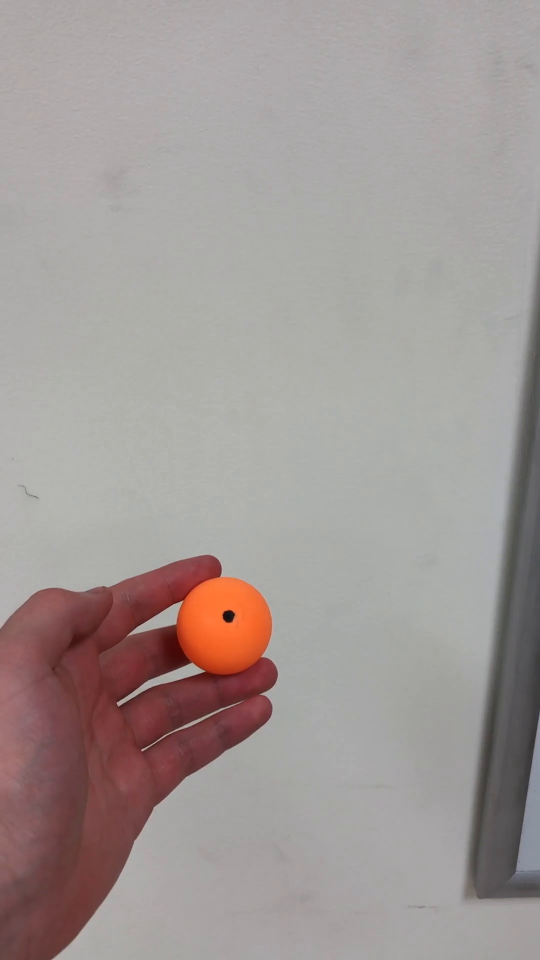
#> input picture frame 6 of python/IMG_0930.mp4, 1080 x 1920 px, given in place of Here.mp4, which was not available (shown at 1/2 size)
$ python quant.py   (older library calls are emulated)
#> lines starting #> are read from the running program, lines starting #| are printed output that depends on the picture; after the words box and inside, x2 and y2 are one past the last pixel; in counts of white or black regions, pixels touching at a corner belong together; pictures that were not available may be replaced by others from this repository, and a replacement may not be noted
import cv2
import numpy as np
# from scipy.misc import bytescale

cap = cv2.VideoCapture('/Your/Path/Here.mp4')
# cap = cv2.VideoCapture(0)

first_iter = True
backSub = cv2.createBackgroundSubtractorMOG2()
points = []

# print(np.shape(cap))

def quantimage(image,k):
    i = np.float32(image).reshape(-1,3)
    condition = (cv2.TERM_CRITERIA_EPS + cv2.TERM_CRITERIA_MAX_ITER,20,1.0)
    ret,label,center = cv2.kmeans(i, k , None, condition,10,cv2.KMEANS_RANDOM_CENTERS)
    center = np.uint8(center)
    final_img = center[label.flatten()]
    final_img = final_img.reshape(image.shape)
    return final_img

while(1):

    _, frame = cap.read()
#> frame is the input picture: shape (1920, 1080, 3); mean B, G, R 150.2, 152.2, 161.5
    if (_ == False):
        cap.set(cv2.CAP_PROP_POS_FRAMES, 0)
        # for i in range(1, len(points)-1):
        #         print(i, points[i])
        #         if ((points[i+1][0] + points[i+1][1]) != 0):
        #             if ((points[i+1][0] + points[i+1][1]) == 0):
        #                 points[i+1][0] = (2 * points[i][0])-points[i-1][0]
        #                 points[i+1][1] = (2 * points[i][1])-points[i-1][1]
        #             if ((points[i-1][0] + points[i-1][1]) == 0):
        #                 points[i-1][0] = (2 * points[i][0])-points[i+1][0]
        #                 points[i-1][1] = (2 * points[i][1])-points[i+1][1]
    else:
        # frame = frame[100:980,200:1720]
        # cv2.imshow("gray", cv2.cvtColor(frame, cv2.COLOR_BGR2GRAY))

        fgMask = backSub.apply(frame)
#> fgMask: shape (1920, 1080); every value is 127
        cv2.rectangle(frame, (10, 2), (100,20), (255,255,255), -1)
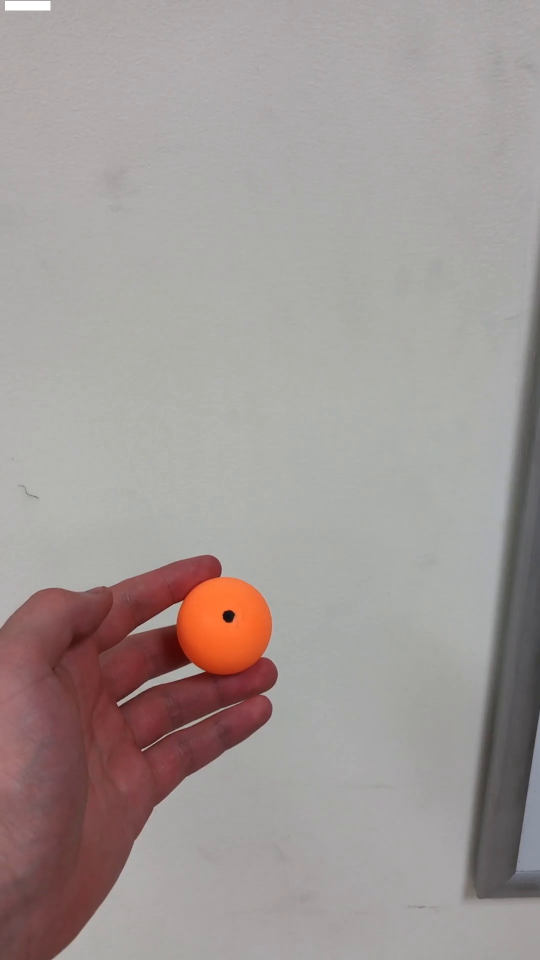
#> frame: shape (1920, 1080, 3) (shown at 1/2 size); 0.08% of pixels changed, all inside (x1, y1, x2, y2) = (10, 2, 101, 21)
        cv2.putText(frame, str(cap.get(cv2.CAP_PROP_POS_FRAMES)), (15, 15), cv2.FONT_HERSHEY_SIMPLEX, 0.5 , (0,0,0))
#> frame: shape (1920, 1080, 3); under 0.01% of pixels changed, all inside (x1, y1, x2, y2) = (17, 5, 40, 16)
        cv2.imshow('FG Mask', fgMask)
        frame = quantimage(frame, 3)
#> in quantimage, `ret,label,center = cv2.kmeans(i, k , None, condition,10,cv2.KMEANS_RAN..`: ret = 641381782.1; center = [[46.32, 100.6, 235.4], [168, 169.3, 170.6], [71.61, 71.45, 109]]
#> in quantimage, `center = np.uint8(center)`: center = [[46, 100, 235], [167, 169, 170], [71, 71, 108]]
#> in quantimage, `final_img = final_img.reshape(image.shape)`:
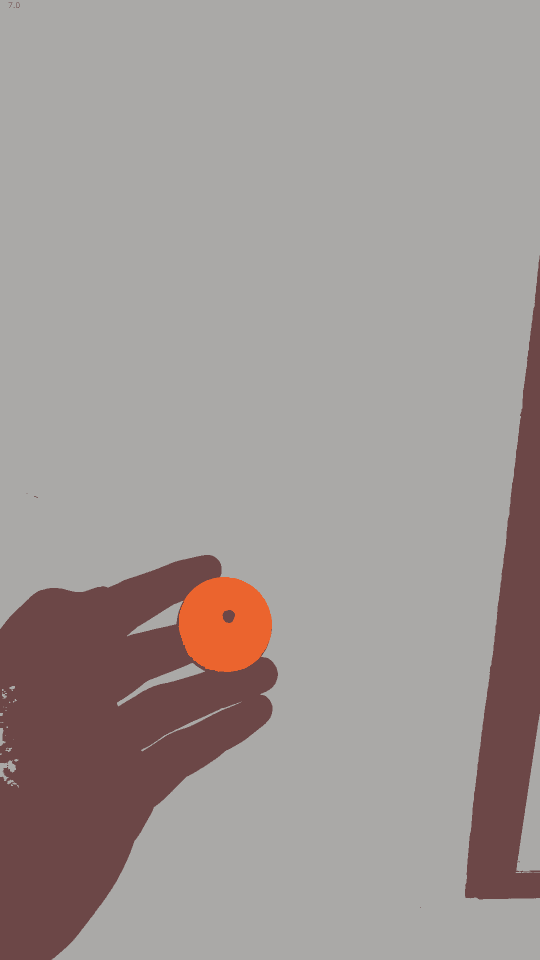
#> final_img: shape (1920, 1080, 3) (shown at 1/2 size); mean B, G, R 149.3, 151.7, 160.5
        cut = cv2.bitwise_and(frame, frame, mask=fgMask)
        cut_blur = cv2.medianBlur(cut, 5)
        cv2.imshow("Cut", cut_blur)

        hsv = cv2.cvtColor(cut, cv2.COLOR_BGR2HSV)
#> hsv: shape (1920, 1080, 3); mean H, S, V 16.5, 21.4, 160.5

        # [6 lines of commented-out code are left out]
        lower_white = np.array([12, 150, 200], dtype=np.uint8) # closest
        upper_white = np.array([20, 255, 255], dtype=np.uint8) # closest
        # [78 lines of commented-out code are left out]
        cv2.imshow('frame',frame)

        # fps = cap.get(cv2.CAP_PROP_FPS)
        # print("Frames per second using video.get(cv2.CAP_PROP_FPS) : {0}".format(fps))

        key = cv2.waitKey(1)
#> (key q is pressed here)
        if key == ord('q'):
            break
        if key == ord('p'):
            cv2.waitKey(-1) #wait until any key is pressed

cv2.destroyAllWindows()

$ run again, starting later in the video
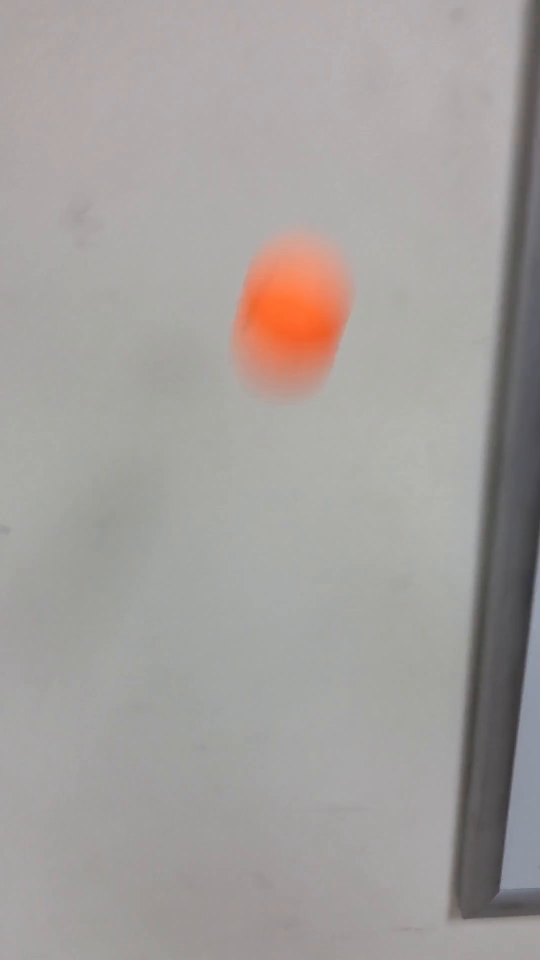
#> input picture frame 28 of python/IMG_0930.mp4, 1080 x 1920 px, given in place of Here.mp4, which was not available (shown at 1/2 size)
#> frame is the input picture: shape (1920, 1080, 3); mean B, G, R 156.6, 158.9, 163.4
#> fgMask: shape (1920, 1080); every value is 127
#> `cv2.rectangle(frame, (10, 2), (100,20), (255,255,255), -1)`:
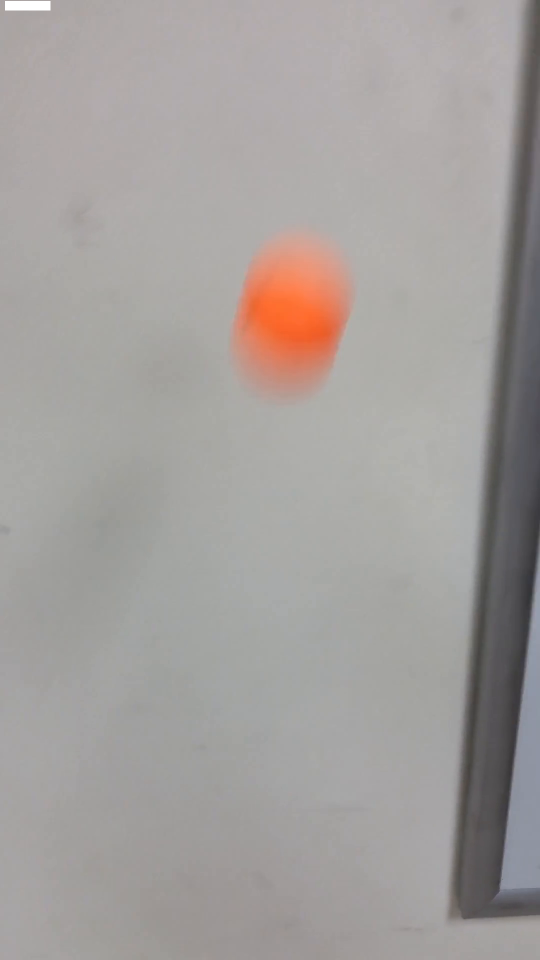
#> frame: shape (1920, 1080, 3) (shown at 1/2 size); 0.08% of pixels changed, all inside (x1, y1, x2, y2) = (10, 2, 101, 21)
#> in quantimage, `ret,label,center = cv2.kmeans(i, k , None, condition,10,cv2.KMEANS_RAN..`: ret = 529322158.2; center = [[86.57, 124.9, 231.8], [90.02, 88.54, 90.37], [164.3, 165.9, 167.4]]
#> in quantimage, `center = np.uint8(center)`: center = [[86, 124, 231], [90, 88, 90], [164, 165, 167]]
#> in quantimage, `final_img = final_img.reshape(image.shape)`:
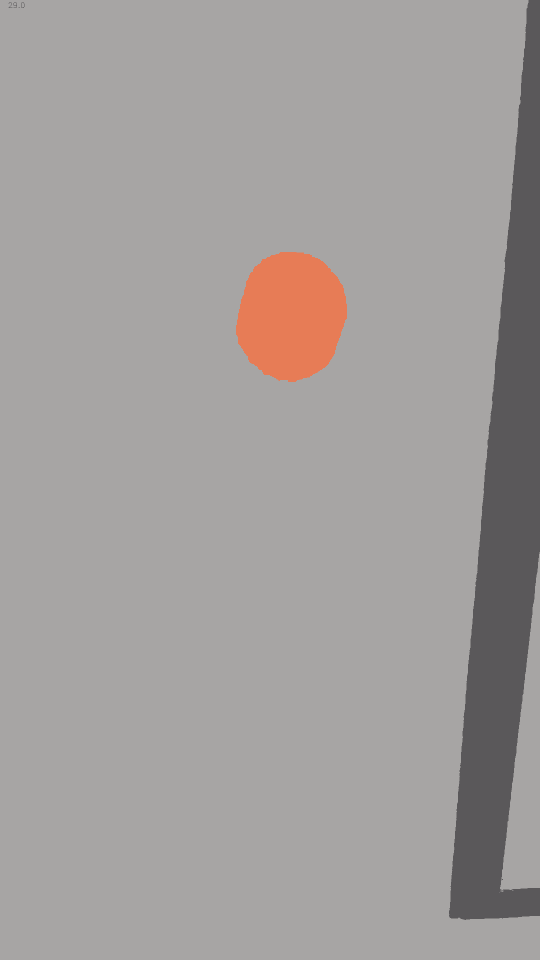
#> final_img: shape (1920, 1080, 3) (shown at 1/2 size); mean B, G, R 156.4, 158, 162.2
#> hsv: shape (1920, 1080, 3); mean H, S, V 21.1, 8.4, 162.2
